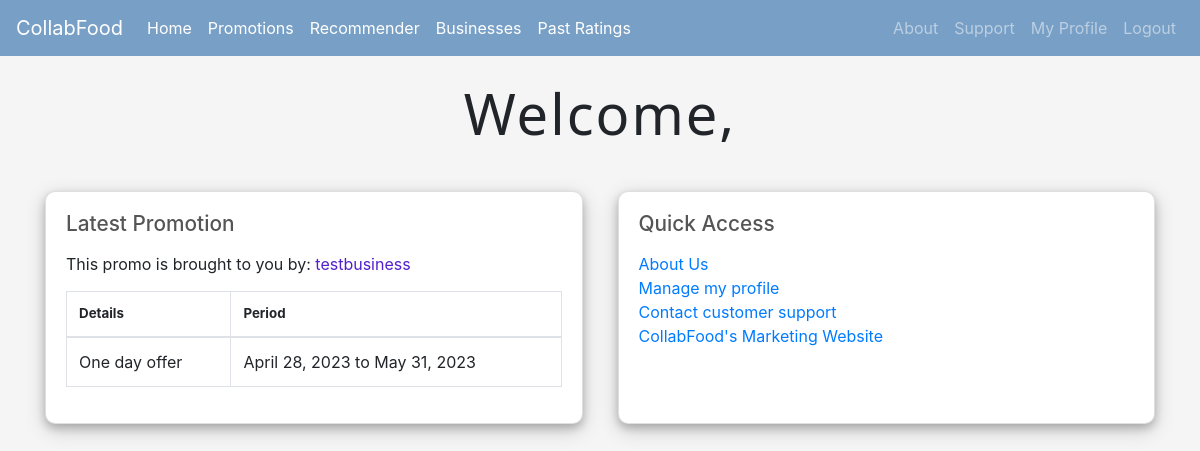
The page /userhome/ (signed in) on the database its author committed.
### Homepage/models.py (models this page shows, shortened)
class Promotion(models.Model):
    title = models.CharField(max_length=100)
    description = models.CharField(max_length=999)
    createdBy = models.ForeignKey(User, on_delete=models.CASCADE)
    createdDate = models.DateTimeField(auto_now_add=True)
    startDate = models.DateField()
    endDate = models.DateField()
    isActive = models.BooleanField(default=True)

### Homepage/views.py (the view)
# urls.py: path('userhome/',views.user_home,name='userhome'),
@login_required
def user_home(request):
    user_type = UserType.objects.get(user=request.user)
    readonly = ''
    if user_type.userType == "user":
        readonly = "readonly"
    promotion = Promotion.objects.filter(isActive=True, endDate__gte=timezone.now()).order_by('-createdDate').first()
    context = {
        'user_type': user_type,
        'promotion': promotion,
        'readonly': readonly,
    }
    return render(request, 'userhome.html', context)

### Homepage/templates/userhome.html (shortened to what this page needs)
{% extends 'base.html' %}
{% block content %}
<head>
</head>
<h1 class="text-center display-4">Welcome, {{ user.first_name }} {{ user.last_name }}</h1>
<br>
<div class="grid-container">
    <div class="card mb-5">
        <div class="card-body">
            <h3>Latest Promotion</h3>
            {% if promotion %}
            <div class="table-responsive">
              <table class="table table-bordered" style="margin-top: 15px;">
                <thead>
                  <tr>
                    <th>Details</th>
                    <th>Period</th>
                  </tr>
                </thead>
                <tbody>
                  <tr>This promo is brought to you by: <span style="color: rgb(83, 31, 204);">{{ promotion.createdBy }}</span></tr>
                  <tr>
                    <td>{{ promotion.title }}</a></td>
                    <td>{{ promotion.startDate }} to {{ promotion.endDate }}</td>
                  </tr>
                </tbody>
              </table>
            </div>
            {% else %}
            <p>There are no ongoing promotions.</p>
            {% endif %}
        </div>
    </div>
<div class="card mb-5">
    <div class="card-body">
    <h3>Quick Access</h3>
    <div><a href="{% url 'about' %}">About Us</a></div>
    <div><a href="{% url 'profile' %}">Manage my profile</a></div>
    <div><a href="{% url 'customersupport' %}">Contact customer support</a></div>
    <div><a href="https://fyp23s122p.wixsite.com/home">CollabFood's Marketing Website</a></div>
</div>
</div>
</div>
</div>
{% endblock %}

### Homepage/templates/userhome.html (style rules this page uses)
.card { border-radius: 10px; box-shadow: 0 4px 8px 0 rgba(0, 0, 0, 0.2), 0 6px 20px 0 rgba(0, 0, 0, 0.19); }
h3 { margin-bottom: 15px; color: #555; font-size: 1.3em; }
.grid-container { display: grid; grid-template-columns: repeat(2, 1fr); grid-gap: 35px; }
h1 { font-family: 'Segoe UI', Tahoma, Geneva, Verdana, sans-serif; font-weight: bold; text-align: center; letter-spacing: 2px; margin-bottom: 20px; }
th { font-size:smaller; }

### rows shown on the page
Promotion: createdBy "testbusiness", title "One day offer", startDate "April 28, 2023", endDate "May 31, 2023"
